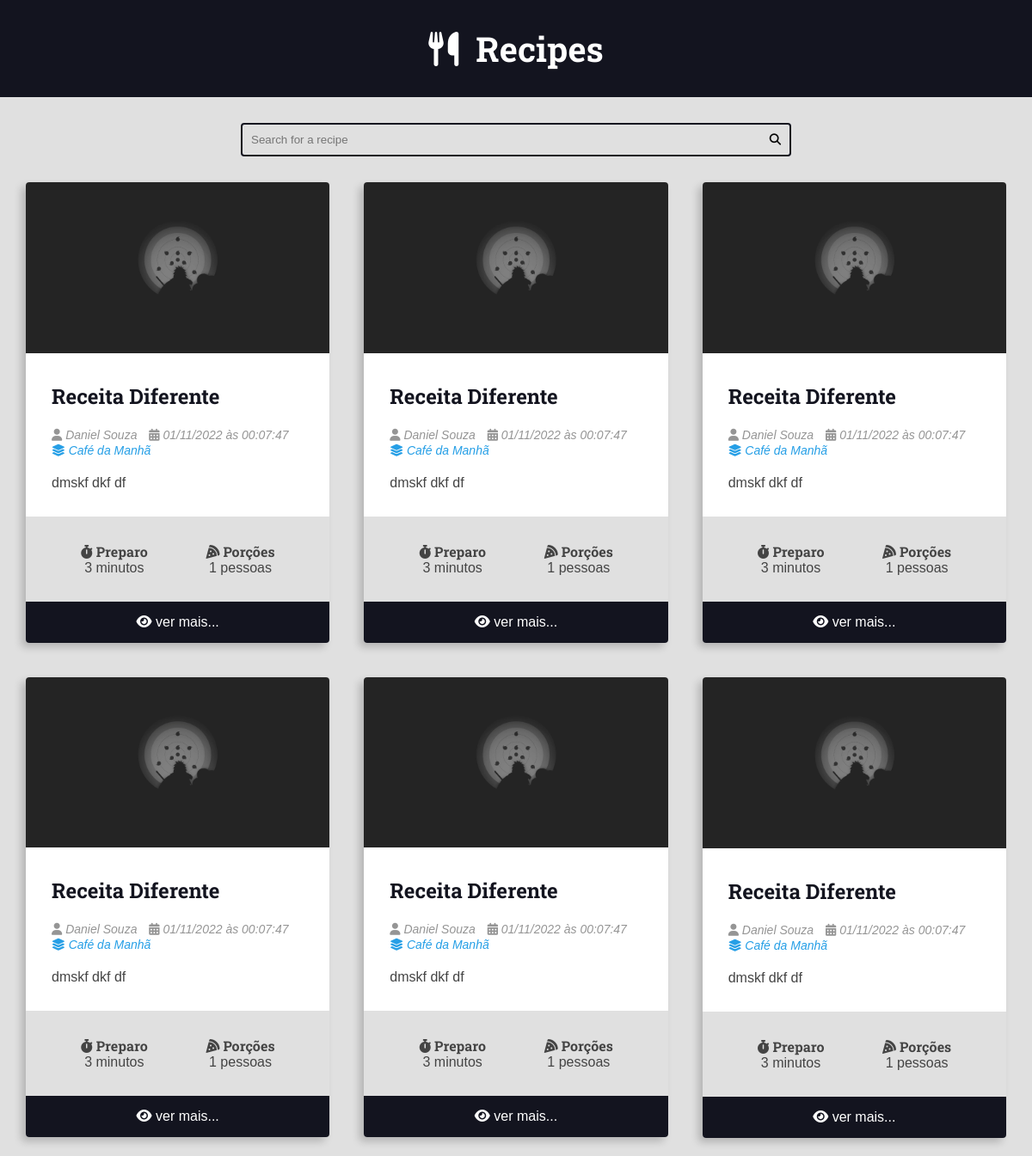
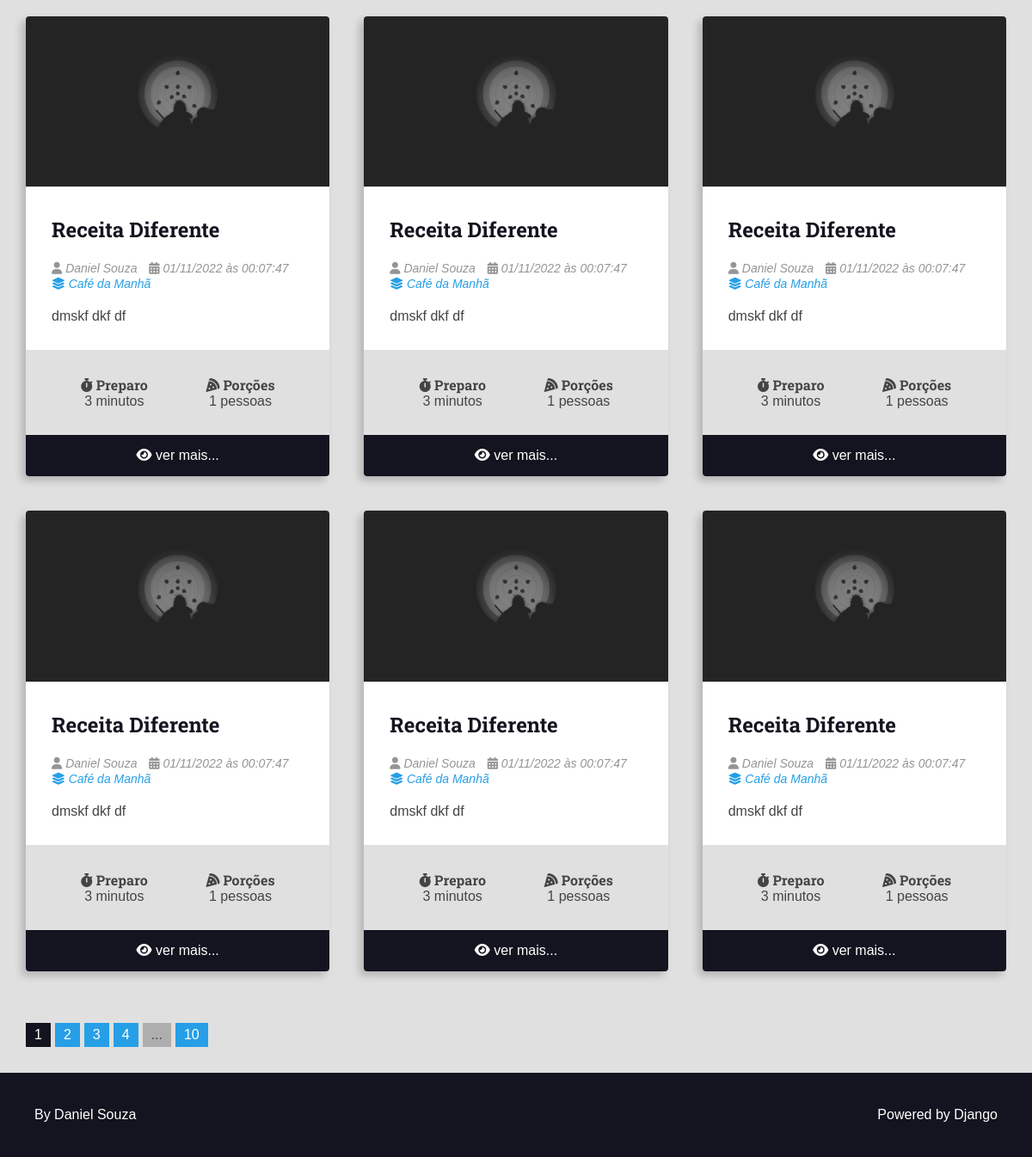
The page / on the database its author committed (2 pictures, top to bottom).
### recipes/models.py (models this page shows, shortened)
class Recipe(models.Model):
    title = models.CharField(max_length=65)
    description = models.CharField(max_length=165)
    slug = models.SlugField(unique=True)
    preparation_time = models.IntegerField()
    preparation_time_unit = models.CharField(max_length=65)
    servings = models.IntegerField()
    servings_unit = models.CharField(max_length=65)
    preparation_steps = models.TextField()
    preparation_steps_is_html = models.BooleanField(default=False)
    created_at = models.DateTimeField(auto_now_add=True)
    updated_at = models.DateTimeField(auto_now=True)
    is_published = models.BooleanField(default=False)
    cover = models.ImageField(
        upload_to='recipes/covers/%Y/%M/%d/', blank=True, default='')
    category = models.ForeignKey(
        Category, on_delete=models.SET_NULL, null=True, blank=True,
        default=None)
    author = models.ForeignKey(
        User, on_delete=models.SET_NULL, null=True)

class Category(models.Model):
    name = models.CharField(max_length=65)

### recipes/views.py (the view)
# urls.py: path('', views.home, name="recipes-home"),
def home(request):
    recipes = Recipe.objects.filter(
        is_published=True).order_by('-id')
    page_obj, pagination_range = make_pagination(request, recipes, PER_PAGES)
    return render(request, 'recipes/pages/home.html', context={
        'recipes': page_obj,
        'pagination_range': pagination_range
    })

### utils/pagination.py (called while the page is built)
def make_pagination(request, queryset, per_page, qty_pages=4):
    try:
        current_page = int(request.GET.get('page', 1))
    except ValueError:
        current_page = 1
    paginator = Paginator(queryset, per_page)
    page_obj = paginator.get_page(current_page)
    pagination_range = make_pagination_range(
        paginator.page_range,
        qty_pages,
        current_page
    )
    return page_obj, pagination_range

### recipes/templates/recipes/pages/home.html (shortened to what this page needs)
{% extends 'global/base.html' %}
{% block content %}
<div class="main-content main-content-list container">
    {% for recipe in recipes %}
        {% include 'recipes/partials/recipe.html' %}
    {% empty %}
        <div class="center m-y">
            <h1>No recipes found here, create you own</h1>
        </div>
    {% endfor %}
</div>
{% endblock content %}

### recipes/templates/recipes/partials/recipe.html (shortened to what this page needs)
<div class="recipe recipe-list-item">
    {% if recipe.cover.url is not Null %}
        <div class="recipe-cover">
            <a href="{% url 'recipes-recipe' recipe.id %}">
                <img src="{{ recipe.cover.url }}" alt="Temporário">
            </a>
        </div>
    {% endif %}
    <div class="recipe-title-container">
        <h2 class="recipe-title">
            <a href="{% url 'recipes-recipe' recipe.id %}">
                {{ recipe.title }}
            </a>
        </h2>
    </div>
    <div class="recipe-author">
        <span class="recipe-author-item">
            <i class="fas fa-user"></i>
            {% if recipe.author is not None %}
                {% if recipe.author.first_name %}
                    {{  recipe.author.first_name }} {{  recipe.author.last_name }}
                {% else %}
                    {{ recipe.author.username }}
                {% endif %}
                {% else %}
                    Desconhecido
            {% endif %}
        </span>
        <span class="recipe-author-item">
            <i class="fas fa-calendar-alt"></i>
            {{ recipe.created_at|date:"d/m/Y" }} às {{recipe.created_at|date:"H:i:s"}}
        </span>
        {% if recipe.category is not None %}
            <span class="recipe-author-item">
                <a href="{% url 'recipes-category' recipe.category.id %}">
                    <i class="fas fa-layer-group"></i>
                 <span>{{ recipe.category.name }}</span>
                </a>
            </span>
        {% endif %}
    </div>
    <div class="recipe-content">
        <p>{{ recipe.description }}</p>
    </div>
    <div class="recipe-meta-container">
        <div class="recipe-meta recipe-preparation">
            <h3 class="recipe-meta-title"><i class="fas fa-stopwatch"></i> Preparo</h3>
            <div class="recipe-meta-text">
                {{ recipe.preparation_time }} {{ recipe.preparation_time_unit }}
            </div>
        </div>
        <div class="recipe-meta recipe-servings">
            <h3 class="recipe-meta-title"><i class="fas fa-pizza-slice"></i> Porções</h3>
            <div class="recipe-meta-text">
                {{ recipe.servings }} {{ recipe.servings_unit }}
            </div>
        </div>
    </div>
    {% if not is_detail_page %}
    <footer class="recipe-footer">
        <a class="recipe-read-more button button-dark button-full-width" href="{% url 'recipes-recipe' recipe.id %}">
            <i class="fas fa-eye"></i>
            <span>ver mais...</span>
        </a>
    </footer>
    {% endif %}
</div>

### base_static/global/css/styles.css (style rules this page uses)
:root { --color-primary: #269fe6; --color-primary-hover: #2086c2; --color-primary-dark: #13141f; --color-primary-dark-hover: #212336; --color-primary-light: #d4ecfa; --color-primary-light-hover: #bdd8e7; --color-white: #fff; --color-black: #000; --color-dark-text: #444; --color-info-light: #cce5ff; --color-debug-light: #cce5ff; --color-success-light: #d4edda; --color-alert-light: #fff3cd; --color-warning-light: #fff3cd; --color-error-light: #f8d7da; --color-info-dark: #4d86c4; --color-debug-dark: #4d86c4; --color-success-dark: #4a9c5d; --color-alert-dark: #927f40; --color-warning-dark: #927f40; --color-error-dark: #da525d; --color-gray-0: #f9f9f9; --color-gray-1: #e0e0e0; --color-gray-2: #c7c7c7; --color-gray-3: #aeaeae; --color-gray-4: #959595; --color-gray-5: #7d7d7d; --color-gray-6: #646464; --color-gray-7: #4b4b4b; --color-gray-8: #323232; --color-gray-9: #191919; --font-primary: sans-serif; --font-headings: 'Roboto Slab', serif; --spacing-gutter-medium: 3rem; --spacing-gutter-large: 4rem; }
* { padding: 0; margin: 0; box-sizing: border-box; }
html { font-size: 62.5%; }
body { font-size: 1.6rem; font-family: var(--font-primary); background: var(--color-gray-1); color: var(--color-dark-text); }
h1, h2, h3, h4, h5, h6 { font-family: var(--font-headings); }
img { max-width: 100%; }
a { color: var(--color-primary); text-decoration: none; }
.container { max-width: 144rem; margin: 0 auto; padding: var(--spacing-gutter-medium); }
.main-content { padding-top: 0; }
.main-content-list { display: grid; grid-template-columns: repeat(auto-fit, minmax(340px, 1fr)); gap: var(--spacing-gutter-large); }
.recipe { background: var(--color-white); box-shadow: -5px 5px 10px rgba(0, 0, 0, 0.2); transform: scale(1); transition: all 300ms ease-in-out; border-radius: 0.4rem; overflow: hidden; }
.recipe img { max-width: 100%; }
.recipe-list-item { max-width: 64rem; height: fit-content; }
.recipe-title-container { padding: var(--spacing-gutter-medium); padding-bottom: 2rem; }
.recipe-title-container a { text-decoration: none; color: var(--color-primary-dark); }
.recipe-author { padding: 0 var(--spacing-gutter-medium); }
.recipe-content { padding: var(--spacing-gutter-medium); padding-top: 2rem; }
.recipe-author-item { color: var(--color-gray-4); margin-right: 1rem; font-style: italic; font-size: 1.4rem; }
.recipe-author a { color: var(--color-primary); transition: all 300ms ease-in-out; text-decoration: none; }
.recipe-meta-container { display: flex; flex-flow: row wrap; padding: var(--spacing-gutter-medium); background: var(--color-gray-1); }
.recipe-meta { display: flex; flex-flow: column nowrap; flex-shrink: 1; flex-grow: 1; text-align: center; }
.recipe-meta-title { font-size: 1.6rem; }
.recipe-footer a { background: var(--color-primary-dark); display: block; color: var(--color-white); text-decoration: none; text-align: center; padding: 1.5rem var(--spacing-gutter-medium); transition: all 300ms ease-in-out; }

### rows shown on the page
Recipe: cover (picture), title "Receita Diferente", author.first_name "Daniel", author.last_name "Souza", created_at "01/11/2022", created_at "00:07:47", category.name "Café da Manhã", description "dmskf dkf df", preparation_time "3", preparation_time_unit "minutos", servings "1", servings_unit "pessoas"
Recipe: cover (picture), title "Receita Diferente", author.first_name "Daniel", author.last_name "Souza", created_at "01/11/2022", created_at "00:07:47", category.name "Café da Manhã", description "dmskf dkf df", preparation_time "3", preparation_time_unit "minutos", servings "1", servings_unit "pessoas"
Recipe: cover (picture), title "Receita Diferente", author.first_name "Daniel", author.last_name "Souza", created_at "01/11/2022", created_at "00:07:47", category.name "Café da Manhã", description "dmskf dkf df", preparation_time "3", preparation_time_unit "minutos", servings "1", servings_unit "pessoas"
Recipe: cover (picture), title "Receita Diferente", author.first_name "Daniel", author.last_name "Souza", created_at "01/11/2022", created_at "00:07:47", category.name "Café da Manhã", description "dmskf dkf df", preparation_time "3", preparation_time_unit "minutos", servings "1", servings_unit "pessoas"
Recipe: cover (picture), title "Receita Diferente", author.first_name "Daniel", author.last_name "Souza", created_at "01/11/2022", created_at "00:07:47", category.name "Café da Manhã", description "dmskf dkf df", preparation_time "3", preparation_time_unit "minutos", servings "1", servings_unit "pessoas"
Recipe: cover (picture), title "Receita Diferente", author.first_name "Daniel", author.last_name "Souza", created_at "01/11/2022", created_at "00:07:47", category.name "Café da Manhã", description "dmskf dkf df", preparation_time "3", preparation_time_unit "minutos", servings "1", servings_unit "pessoas"
Recipe: cover (picture), title "Receita Diferente", author.first_name "Daniel", author.last_name "Souza", created_at "01/11/2022", created_at "00:07:47", category.name "Café da Manhã", description "dmskf dkf df", preparation_time "3", preparation_time_unit "minutos", servings "1", servings_unit "pessoas"
Recipe: cover (picture), title "Receita Diferente", author.first_name "Daniel", author.last_name "Souza", created_at "01/11/2022", created_at "00:07:47", category.name "Café da Manhã", description "dmskf dkf df", preparation_time "3", preparation_time_unit "minutos", servings "1", servings_unit "pessoas"
Recipe: cover (picture), title "Receita Diferente", author.first_name "Daniel", author.last_name "Souza", created_at "01/11/2022", created_at "00:07:47", category.name "Café da Manhã", description "dmskf dkf df", preparation_time "3", preparation_time_unit "minutos", servings "1", servings_unit "pessoas"
Recipe: cover (picture), title "Receita Diferente", author.first_name "Daniel", author.last_name "Souza", created_at "01/11/2022", created_at "00:07:47", category.name "Café da Manhã", description "dmskf dkf df", preparation_time "3", preparation_time_unit "minutos", servings "1", servings_unit "pessoas"
Recipe: cover (picture), title "Receita Diferente", author.first_name "Daniel", author.last_name "Souza", created_at "01/11/2022", created_at "00:07:47", category.name "Café da Manhã", description "dmskf dkf df", preparation_time "3", preparation_time_unit "minutos", servings "1", servings_unit "pessoas"
Recipe: cover (picture), title "Receita Diferente", author.first_name "Daniel", author.last_name "Souza", created_at "01/11/2022", created_at "00:07:47", category.name "Café da Manhã", description "dmskf dkf df", preparation_time "3", preparation_time_unit "minutos", servings "1", servings_unit "pessoas"

### other values the page prints
{{ page }} "1"
{{ page }} "2" "3" "4"
{{ pagination_range.total_pages }} "10"
